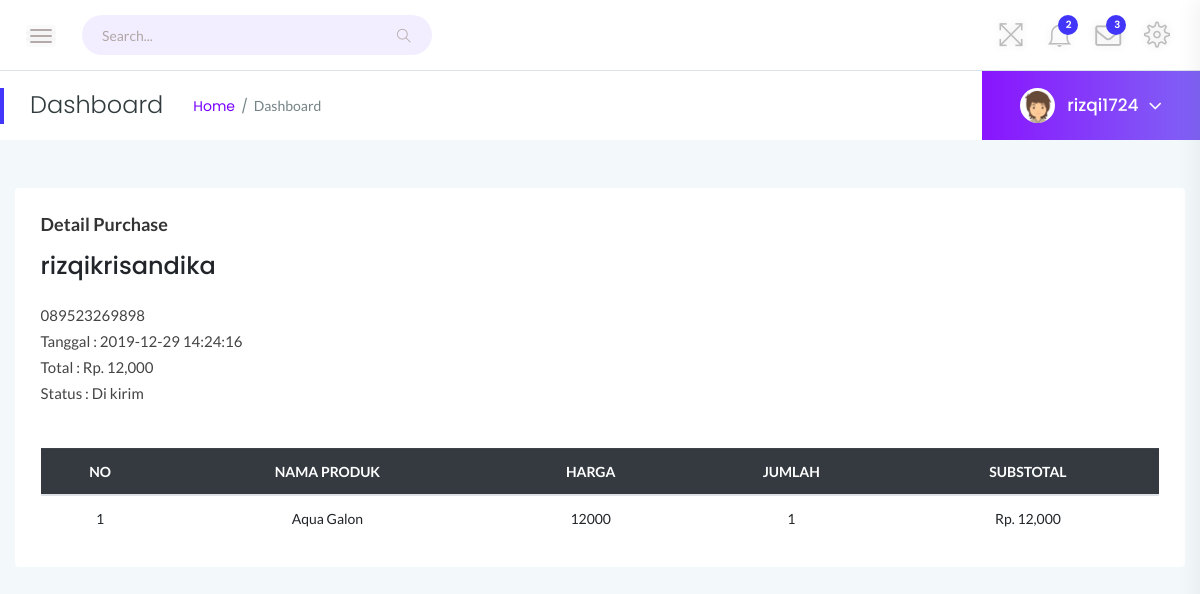
/ls/index.php?page=detailpurchase&id=1 (signed in), run on an earlier commit of the app's database.
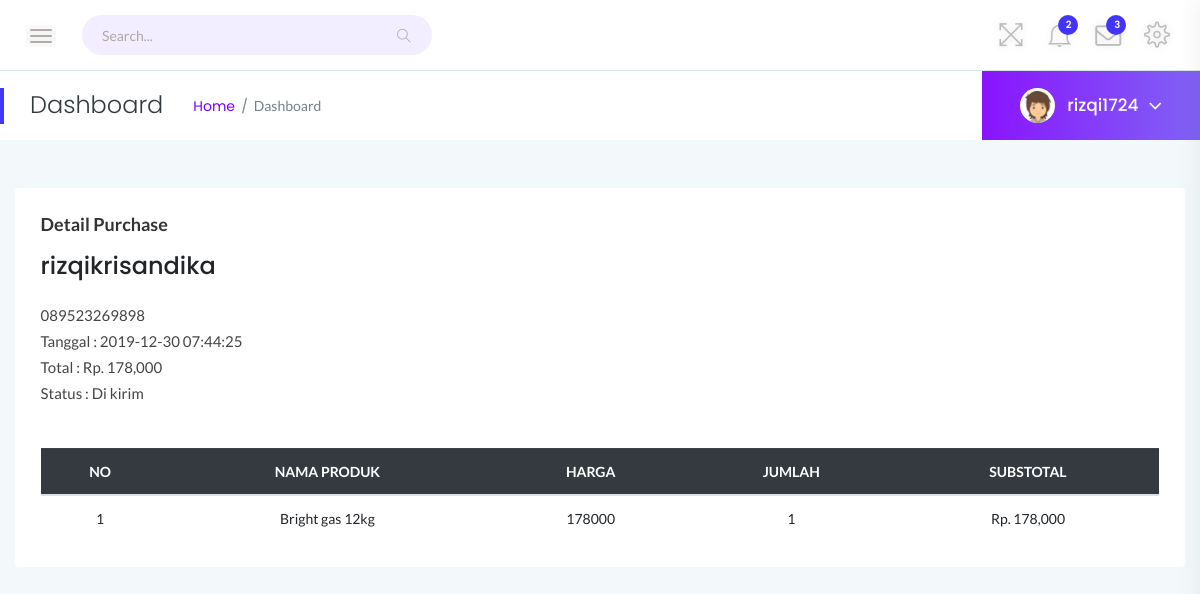
And on a later commit of the database.
### tables this page shows
CREATE TABLE `pembelian` (
  `id_pembelian` int(11) NOT NULL,
  `id_pelanggan` int(11) NOT NULL,
  `id_toko` int(11) NOT NULL,
  `tanggal_pembelian` timestamp NOT NULL DEFAULT current_timestamp(),
  `total_pembelian` int(11) NOT NULL,
  `status_pembelian` varchar(20) NOT NULL DEFAULT 'Diproses',
  `alamat` varchar(255) DEFAULT NULL
);

CREATE TABLE `pembelian_produk` (
  `id_pembelian_produk` int(11) NOT NULL,
  `id_pembelian` int(11) NOT NULL,
  `id_produk` int(11) NOT NULL,
  `jumlah` int(11) NOT NULL,
  `nama_produk` varchar(255) NOT NULL,
  `foto_produk` varchar(255) NOT NULL,
  `harga_produk` int(11) NOT NULL
);

CREATE TABLE `produk` (
  `id_produk` int(11) NOT NULL,
  `id_toko` int(11) NOT NULL,
  `tanggal_produk` timestamp NOT NULL DEFAULT current_timestamp(),
  `nama_produk` varchar(50) NOT NULL,
  `harga_produk` int(11) NOT NULL,
  `foto_produk` varchar(100) NOT NULL,
  `stok_produk` int(11) NOT NULL
);

CREATE TABLE `pelanggan` (
  `id_pelanggan` int(11) NOT NULL,
  `nama` varchar(255) NOT NULL,
  `email` varchar(255) NOT NULL,
  `password` varchar(255) NOT NULL,
  `nohp` varchar(12) NOT NULL,
  `alamat` varchar(100) DEFAULT NULL,
  `gambar` varchar(255) DEFAULT NULL,
  `tanggal_daftar` datetime NOT NULL DEFAULT current_timestamp()
);

### ls/index.php (called while the page is built)
<?php
	include "content/index.php";
?>

### ls/layout/detailpurchase.php (the view, shortened to what this page needs)
<?php
$ambil = $koneksi->query("SELECT * FROM pembelian JOIN pelanggan ON pembelian.
id_pelanggan=pelanggan.id_pelanggan WHERE pembelian.id_pembelian='$_GET[id]'");
$detail = $ambil->fetch_assoc();
?>
<!doctype html>
<html class="no-js" lang="en">
<body>
    <div class="main-content-inner">
        <div class="row">
            <div class="col-lg-12 mt-5">
                <div class="card">
                    <div class="card-body">
                        <h4 class="header-title">Detail Purchase</h4>
                        <strong>
                            <h4><?php echo $detail['nama'];?></h4>
                        </strong>
                        <br>
                        <p>
                            <?php echo $detail['nohp'];?>
                            <br>
                        </p>
                        <p>
                            Tanggal : <?php echo $detail['tanggal_pembelian'];?>
                            <br>
                            Total : Rp. <?php echo number_format($detail['total_pembelian']);?>
                        </p>
                        <p>
                            Status : <?php echo $detail['status_pembelian'];?>
                        </p>
                        <br><br>
                        <div class="single-table">
                            <div class="table-responsive">
                                <table class="table text-center">
                                    <thead class="text-uppercase bg-dark">
                                        <tr class="text-white">
                                            <th>No</th>
                                            <th>Nama Produk</th>
                                            <th>Harga</th>
                                            <th>Jumlah</th>
                                            <th>Substotal</th>
                                        </tr>
                                    </thead>
                                    <tbody>
                                        <?php $mulai = 0;
							                    $no = $mulai+1; ?>
                                        <?php $db = mysqli_query($koneksi,"SELECT * FROM pembelian_produk JOIN produk ON
                                                pembelian_produk.id_produk=produk.id_produk WHERE pembelian_produk.id_pembelian='$_GET[id]'");?>
                                        <?php while ($detail = mysqli_fetch_assoc($db)){?>
                                        <tr>
                                            <td><?php echo $no++ ?></td>
                                            <td><?php echo $detail['nama_produk'];?></td>
                                            <td><?php echo $detail['harga_produk'];?></td>
                                            <td><?php echo $detail['jumlah']?></td>
                                            <td>
                                                Rp.
                                                <?php echo number_format($detail['harga_produk']*$detail['jumlah']); ?>
                                            </td>
                                        </tr>
                                        <?php }?>
                                    </tbody>
                                </table>
                            </div>
                        </div>
                    </div>
                </div>
            </div>
        </div>
    </div>
    </div>
    </div>
</body>
</html>

What changed in the data, as far as the page shows it:
changed pembelian "Di kirim": tanggal_pembelian "2019-12-29 14:24:16" → "2019-12-30 07:44:25"; total_pembelian "12,000" → "178,000"
changed pembelian_produk: id_produk.nama_produk "Aqua Galon" → "Bright gas 12kg"; id_produk.harga_produk "12000" → "178000"; $detail['harga_produk']*$detail['jumlah'] "12,000" → "178,000"
